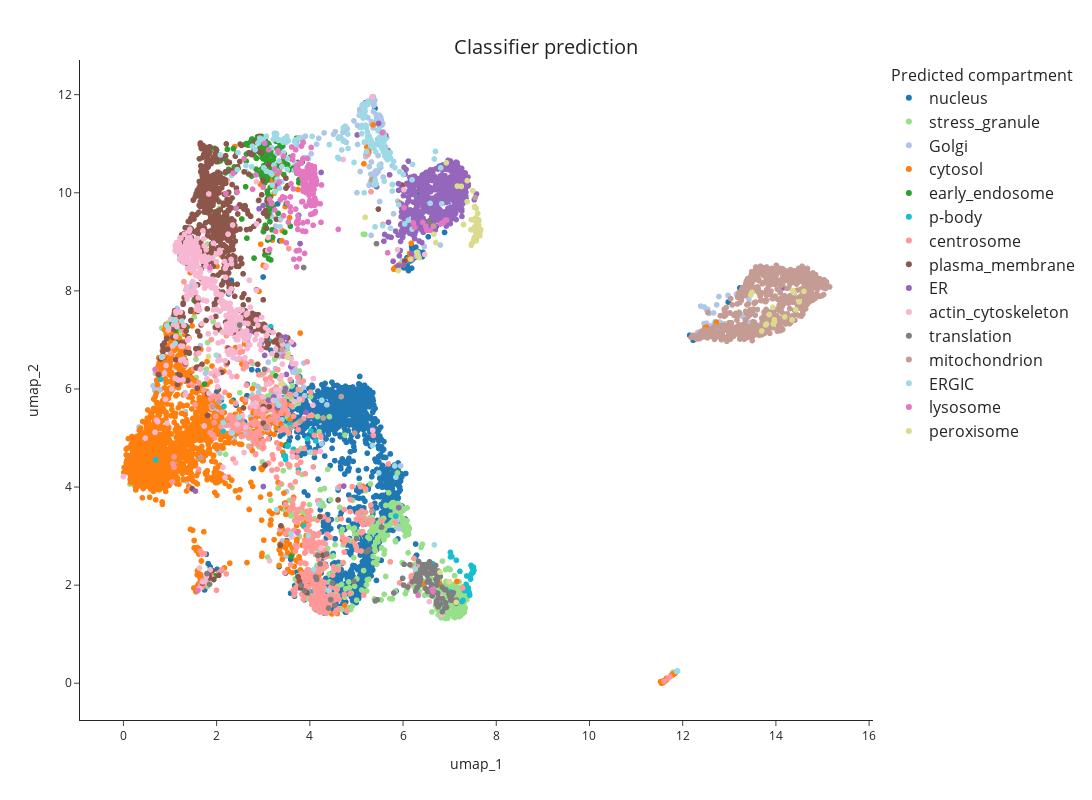

The code cell stored with this chart in its notebook:
### Code cell
fig2 = px.scatter(
            umap_table,
            x="umap_1",
            y="umap_2",
            hover_name='Gene_name_canonical',
            color="organelle_pred",
            #color_continuous_scale=px.colors.cyclical.mygbm[: -1], # small palette (Kibeom)
            #color_discrete_sequence=px.colors.qualitative.Dark24, # Duo: expand the color palette # for more options, see https://plotly.com/python/discrete-color/
            color_discrete_map = color_mapping_pred, # Duo: expand the color palette # for more options, see https://plotly.com/python/discrete-color/
            hover_data=None,
            template='simple_white')
fig2.update_traces(marker=dict(size=6))
fig2.update(layout_coloraxis_showscale=False)
fig2.update_layout(width=1200, height=800)
fig2.update_layout(title_text=f"Classifier prediction", title_x=0.5, title_y=0.95, title_font_size=20)
fig2.update_legends(title_text='Predicted compartment', title_font_size=16, font_size=16)

pio.write_html(fig1, file=plot_dir / f"{timestamp}_UMAP_predicted_compartment.html", auto_open=False)
fig2

### Figure 1 — Plotly figure (JSON) as saved in the notebook; plotly's stock layout.template omitted (floating-point values rounded to 4 significant figures; data arrays with more than 128 entries replaced by an {"elided": "..."} marker saying what was removed)
{"data": [{"hovertemplate": "<b>%{hovertext}</b><br><br>organelle_pred=nucleus<br>umap_1=%{x}<br>umap_2=%{y}<extra></extra>", "hovertext": {"elided": "1550 str values"}, "legendgroup": "nucleus", "marker": {"color": "#1f77b4", "size": 6, "symbol": "circle"}, "mode": "markers", "name": "nucleus", "showlegend": true, "type": "scattergl", "x": {"elided": "1550 float values"}, "xaxis": "x", "y": {"elided": "1550 float values"}, "yaxis": "y"}, {"hovertemplate": "<b>%{hovertext}</b><br><br>organelle_pred=stress_granule<br>umap_1=%{x}<br>umap_2=%{y}<extra></extra>", "hovertext": {"elided": "654 str values"}, "legendgroup": "stress_granule", "marker": {"color": "#98df8a", "size": 6, "symbol": "circle"}, "mode": "markers", "name": "stress_granule", "showlegend": true, "type": "scattergl", "x": {"elided": "654 float values"}, "xaxis": "x", "y": {"elided": "654 float values"}, "yaxis": "y"}, {"hovertemplate": "<b>%{hovertext}</b><br><br>organelle_pred=Golgi<br>umap_1=%{x}<br>umap_2=%{y}<extra></extra>", "hovertext": {"elided": "364 str values"}, "legendgroup": "Golgi", "marker": {"color": "#aec7e8", "size": 6, "symbol": "circle"}, "mode": "markers", "name": "Golgi", "showlegend": true, "type": "scattergl", "x": {"elided": "364 float values"}, "xaxis": "x", "y": {"elided": "364 float values"}, "yaxis": "y"}, {"hovertemplate": "<b>%{hovertext}</b><br><br>organelle_pred=cytosol<br>umap_1=%{x}<br>umap_2=%{y}<extra></extra>", "hovertext": {"elided": "1855 str values"}, "legendgroup": "cytosol", "marker": {"color": "#ff7f0e", "size": 6, "symbol": "circle"}, "mode": "markers", "name": "cytosol", "showlegend": true, "type": "scattergl", "x": {"elided": "1855 float values"}, "xaxis": "x", "y": {"elided": "1855 float values"}, "yaxis": "y"}, {"hovertemplate": "<b>%{hovertext}</b><br><br>organelle_pred=early_endosome<br>umap_1=%{x}<br>umap_2=%{y}<extra></extra>", "hovertext": {"elided": "222 str values"}, "legendgroup": "early_endosome", "marker": {"color": "#2ca02c", "size": 6, "symbol": "circle"}, "mode": "markers", "name": "early_endosome", "showlegend": true, "type": "scattergl", "x": {"elided": "222 float values"}, "xaxis": "x", "y": {"elided": "222 float values"}, "yaxis": "y"}, {"hovertemplate": "<b>%{hovertext}</b><br><br>organelle_pred=p-body<br>umap_1=%{x}<br>umap_2=%{y}<extra></extra>", "hovertext": ["PRKRIP1", "SAMD4B", "EIF4ENIF1", "UPF1", "ICA1", "TRIM26", "LSM5", "TOPORS", "AP2A2", "LSM1", "DOT1L", "MYO9A", "ARFGEF2", "HUS1", "NFATC3", "FAM98C", "SYPL1", "RNASEH1", "FBXW11", "L1RE1", "GARRE1", "ERI3", "CLUH", "EIF4E", "DDX6", "RPIA", "LSM3", "LSM6", "FHL2", "TRIM71", "ZNF330", "LSM14B", "TUT7", "EDC4", "Q6ZMY0[p]", "PATL1", "DCP2", "DCP1B", "XRN1", "LSM14A", "TNRC6A", "NEK7", "SMG7", "EDC3", "RIOK2", "EEF1D", "LSM14B", "HELZ2", "YTHDC2", "MOV10", "DCP1A", "LSM7", "AGO2", "KLHL20", "LSM2", "MARF1", "LSM4", "HLA-C"], "legendgroup": "p-body", "marker": {"color": "#17becf", "size": 6, "symbol": "circle"}, "mode": "markers", "name": "p-body", "showlegend": true, "type": "scattergl", "x": [3.48, 7.071, 7.473, 7.319, 3.441, 3.572, 7.145, 3.471, 3.138, 7.482, 6.634, 4.183, 2.295, 3.87, 3.525, 6.357, 3.161, 4.027, 4.023, 7.417, 1.751, 3.947, 2.139, 7.021, 7.449, 0.8045, 7.049, 7.017, 3.756, 3.434, 0.6938, 7.365, 6.337, 7.52, 7.22, 7.486, 7.504, 7.51, 7.501, 7.467, 7.265, 2.158, 7.353, 7.498, 4.113, 4.128, 4.475, 7.43, 7.442, 7.401, 7.497, 3.54, 7.286, 3.651, 7.019, 7.459, 5.844, 6.651], "xaxis": "x", "y": [4.561, 1.702, 2.242, 1.888, 4.643, 5.289, 2.507, 4.637, 6.977, 2.359, 2.438, 1.814, 5.453, 3.204, 4.83, 2.383, 7.27, 1.868, 5.143, 1.852, 2.126, 4.984, 5.143, 1.863, 2.124, 6.194, 2.582, 2.668, 4.357, 6.93, 4.555, 2.187, 2.385, 2.3, 2.282, 2.381, 2.351, 2.365, 2.256, 2.232, 1.667, 5.644, 2.016, 2.321, 1.544, 4.94, 1.786, 1.796, 2.162, 1.942, 2.328, 4.849, 1.69, 4.769, 2.577, 2.403, 3.408, 9.753], "yaxis": "y"}, {"hovertemplate": "<b>%{hovertext}</b><br><br>organelle_pred=centrosome<br>umap_1=%{x}<br>umap_2=%{y}<extra></extra>", "hovertext": {"elided": "627 str values"}, "legendgroup": "centrosome", "marker": {"color": "#ff9896", "size": 6, "symbol": "circle"}, "mode": "markers", "name": "centrosome", "showlegend": true, "type": "scattergl", "x": {"elided": "627 float values"}, "xaxis": "x", "y": {"elided": "627 float values"}, "yaxis": "y"}, {"hovertemplate": "<b>%{hovertext}</b><br><br>organelle_pred=plasma_membrane<br>umap_1=%{x}<br>umap_2=%{y}<extra></extra>", "hovertext": {"elided": "717 str values"}, "legendgroup": "plasma_membrane", "marker": {"color": "#8c564b", "size": 6, "symbol": "circle"}, "mode": "markers", "name": "plasma_membrane", "showlegend": true, "type": "scattergl", "x": {"elided": "717 float values"}, "xaxis": "x", "y": {"elided": "717 float values"}, "yaxis": "y"}, {"hovertemplate": "<b>%{hovertext}</b><br><br>organelle_pred=ER<br>umap_1=%{x}<br>umap_2=%{y}<extra></extra>", "hovertext": {"elided": "655 str values"}, "legendgroup": "ER", "marker": {"color": "#9467bd", "size": 6, "symbol": "circle"}, "mode": "markers", "name": "ER", "showlegend": true, "type": "scattergl", "x": {"elided": "655 float values"}, "xaxis": "x", "y": {"elided": "655 float values"}, "yaxis": "y"}, {"hovertemplate": "<b>%{hovertext}</b><br><br>organelle_pred=actin_cytoskeleton<br>umap_1=%{x}<br>umap_2=%{y}<extra></extra>", "hovertext": {"elided": "435 str values"}, "legendgroup": "actin_cytoskeleton", "marker": {"color": "#f7b6d2", "size": 6, "symbol": "circle"}, "mode": "markers", "name": "actin_cytoskeleton", "showlegend": true, "type": "scattergl", "x": {"elided": "435 float values"}, "xaxis": "x", "y": {"elided": "435 float values"}, "yaxis": "y"}, {"hovertemplate": "<b>%{hovertext}</b><br><br>organelle_pred=translation<br>umap_1=%{x}<br>umap_2=%{y}<extra></extra>", "hovertext": {"elided": "132 str values"}, "legendgroup": "translation", "marker": {"color": "#7f7f7f", "size": 6, "symbol": "circle"}, "mode": "markers", "name": "translation", "showlegend": true, "type": "scattergl", "x": {"elided": "132 float values"}, "xaxis": "x", "y": {"elided": "132 float values"}, "yaxis": "y"}, {"hovertemplate": "<b>%{hovertext}</b><br><br>organelle_pred=mitochondrion<br>umap_1=%{x}<br>umap_2=%{y}<extra></extra>", "hovertext": {"elided": "792 str values"}, "legendgroup": "mitochondrion", "marker": {"color": "#c49c94", "size": 6, "symbol": "circle"}, "mode": "markers", "name": "mitochondrion", "showlegend": true, "type": "scattergl", "x": {"elided": "792 float values"}, "xaxis": "x", "y": {"elided": "792 float values"}, "yaxis": "y"}, {"hovertemplate": "<b>%{hovertext}</b><br><br>organelle_pred=ERGIC<br>umap_1=%{x}<br>umap_2=%{y}<extra></extra>", "hovertext": {"elided": "196 str values"}, "legendgroup": "ERGIC", "marker": {"color": "#9edae5", "size": 6, "symbol": "circle"}, "mode": "markers", "name": "ERGIC", "showlegend": true, "type": "scattergl", "x": {"elided": "196 float values"}, "xaxis": "x", "y": {"elided": "196 float values"}, "yaxis": "y"}, {"hovertemplate": "<b>%{hovertext}</b><br><br>organelle_pred=lysosome<br>umap_1=%{x}<br>umap_2=%{y}<extra></extra>", "hovertext": {"elided": "197 str values"}, "legendgroup": "lysosome", "marker": {"color": "#e377c2", "size": 6, "symbol": "circle"}, "mode": "markers", "name": "lysosome", "showlegend": true, "type": "scattergl", "x": {"elided": "197 float values"}, "xaxis": "x", "y": {"elided": "197 float values"}, "yaxis": "y"}, {"hovertemplate": "<b>%{hovertext}</b><br><br>organelle_pred=peroxisome<br>umap_1=%{x}<br>umap_2=%{y}<extra></extra>", "hovertext": ["ASCC1", "PEX26", "ACAA1", "PEX11B", "TMEM120A", "PNPLA8", "LACTB2", "ACOX1", "RIDA", "FAR2", "PEX6", "PEX12", "SELENOT", "DHRS7B", "PEX19", "PEX5", "HSD17B4", "HARS2", "GRHPR", "G6PD", "SCP2", "CAT", "ACBD5", "ACSL1", "NUDT19", "HMGCL", "FAR1", "B3KMU8[p];B3KM26[p]", "B4DI68[p]", "B4DL07[p]", "DCAF8", "AGPS", "DCTN6", "ACOT8", "PHYH", "GNPAT", "ACOX3", "SYNGR3", "SLC25A17", "PEX1", "PFDN1", "PEX14", "GSR", "ABCD3", "PEX2", "ABCD1", "EPHX2", "HK2", "PEX3", "BAX", "EHHADH", "G6PD", "NME3", "HAGH", "UGT8", "TYSND1", "DECR2", "GSTK1", "ECI2", "PDE12", "DHRS13", "CERS6", "ACAD11", "YRDC", "TMEM135", "LONP2", "KIAA0825", "KATNAL2", "RTKN2", "GPD1L", "PTGR3", "C18orf32", "ALG3", "PEX13", "MTARC2", "ISOC1", "PAFAH2", "NUDT12", "DHRS4", "PECR", "NLN", "PXMP2", "LYRM2", "HACL1", "CROT", "PEX16", "PRDX5"], "legendgroup": "peroxisome", "marker": {"color": "#dbdb8d", "size": 6, "symbol": "circle"}, "mode": "markers", "name": "peroxisome", "showlegend": true, "type": "scattergl", "x": [7.141, 7.63, 7.542, 7.465, 7.25, 7.53, 13.95, 7.611, 13.86, 7.664, 7.534, 7.622, 7.164, 7.497, 5.899, 7.466, 7.574, 13.97, 13.93, 6.343, 7.52, 7.533, 7.575, 7.537, 13.7, 14.19, 7.571, 3.515, 7.53, 7.517, 6.701, 7.581, 1.826, 7.622, 7.569, 7.579, 7.662, 5.186, 7.621, 7.569, 6.792, 7.566, 13.46, 7.559, 7.649, 7.572, 7.476, 13.49, 7.544, 14.39, 7.619, 6.167, 14.6, 13.8, 6.93, 7.657, 7.568, 7.458, 7.513, 14.5, 7.375, 6.663, 7.604, 3.381, 7.587, 7.646, 3.537, 6.304, 3.404, 7.299, 13.78, 7.378, 6.993, 7.627, 14.35, 6.296, 7.554, 7.602, 7.535, 7.583, 13.97, 7.532, 14.43, 7.573, 7.619, 7.554, 14.36], "xaxis": "x", "y": [1.651, 9.136, 9.278, 9.452, 10.13, 9.298, 7.328, 9.166, 7.517, 9.25, 9.025, 9.146, 10.14, 10.04, 8.414, 8.931, 9.063, 7.371, 7.663, 8.678, 9.05, 9.235, 9.317, 9.718, 7.18, 7.469, 9.21, 6.65, 9.089, 9.005, 8.986, 9.099, 6.662, 9.45, 9.686, 9.185, 9.231, 9.499, 9.339, 9.02, 2.265, 9.166, 7.914, 9.11, 9.124, 9.045, 8.967, 7.971, 9.434, 7.962, 9.428, 8.647, 7.989, 7.324, 10.61, 9.23, 9.331, 9.245, 9.248, 7.777, 9.821, 9.154, 9.453, 6.105, 9.119, 9.191, 6.718, 8.761, 6.116, 9.352, 7.306, 10.25, 2.07, 9.423, 7.409, 8.782, 9.049, 9.578, 9.704, 9.291, 7.413, 9.067, 7.613, 9.195, 9.149, 9.485, 8.004], "yaxis": "y"}], "layout": {"coloraxis": {"showscale": false}, "height": 800, "legend": {"font": {"size": 16}, "title": {"font": {"size": 16}, "text": "Predicted compartment"}, "tracegroupgap": 0}, "margin": {"t": 60}, "title": {"font": {"size": 20}, "text": "Classifier prediction", "x": 0.5, "y": 0.95}, "width": 1200, "xaxis": {"anchor": "y", "domain": [0, 1], "title": {"text": "umap_1"}}, "yaxis": {"anchor": "x", "domain": [0, 1], "title": {"text": "umap_2"}}}}
